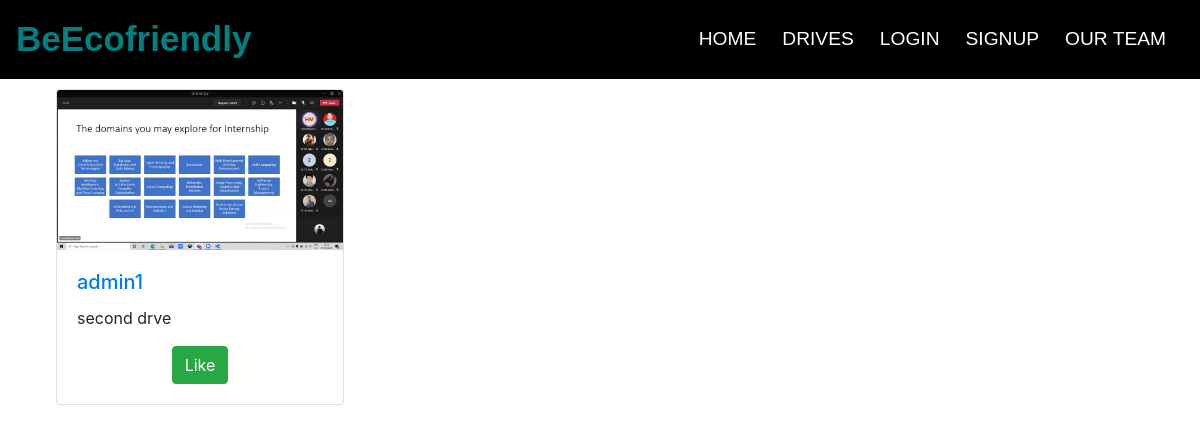
The page /5nqHHgQCy8/ on the database its author committed.
### posts/models.py (models this page shows, shortened)
class Post1(models.Model):
    author = models.ForeignKey(User, related_name='post', on_delete=models.CASCADE)
    slug = models.SlugField(unique=True, max_length=10, default=generate_id)
    photo = models.FileField(upload_to='posts_photo')
    caption = models.CharField(max_length=100, blank=True)
    class Meta:
        verbose_name_plural = 'Posts'

### posts/views.py (the view)
class DetailPostView(
        generic.DetailView
):
    model = Post1
    template_name = 'posts/post_detail.html'
    context_object_name = 'post'
    def get_context_data(self, **kwargs):
        context = super(DetailPostView, self).get_context_data(**kwargs)
        context['post'] = get_post(self.kwargs['slug'])
        return context

### posts/helpers.py (called while the page is built)
def get_post(slug=None):
    if not slug:
        return None
    post = Post1.objects \
               .select_related('author') \
               .prefetch_related(
                   Prefetch(
                       'liked_post',
                       queryset=Like.objects.select_related('user'),
                       to_attr='liker'
                       )) \
               .get(slug=slug)
    return post

### posts/templates/posts/post_detail.html (shortened to what this page needs)
{% extends "users/layout.html" %}
{% block content %}
    {% include 'posts/post.html' %}
{% endblock %}

### posts/templates/posts/post.html (shortened to what this page needs)
<div class="col-sm-4">
    <div class="card card-custom" style="width: 18rem;">
        <img src="{{ post.photo.url }}" class="card-img-top" alt="{{ post.caption }}">
        <div class="card-body">
            <h5 class="card-title"><a href="{{ post.author.get_absolute_url }}">{{ post.author }}</a></h5>
            <p class="card-text">{{ post.caption }}</p>
            <div style="text-align: center;"><a href="#" class="btn btn-success" style="text-align: center;">Like</a>
            </div>
        </div>
    </div>
</div>

### posts/templates/posts/post.html (style rules this page uses)
.card-custom { margin: 10px auto; justify-content: center; }

### rows shown on the page
Post1: photo (picture), author "admin1", caption "second drve"
